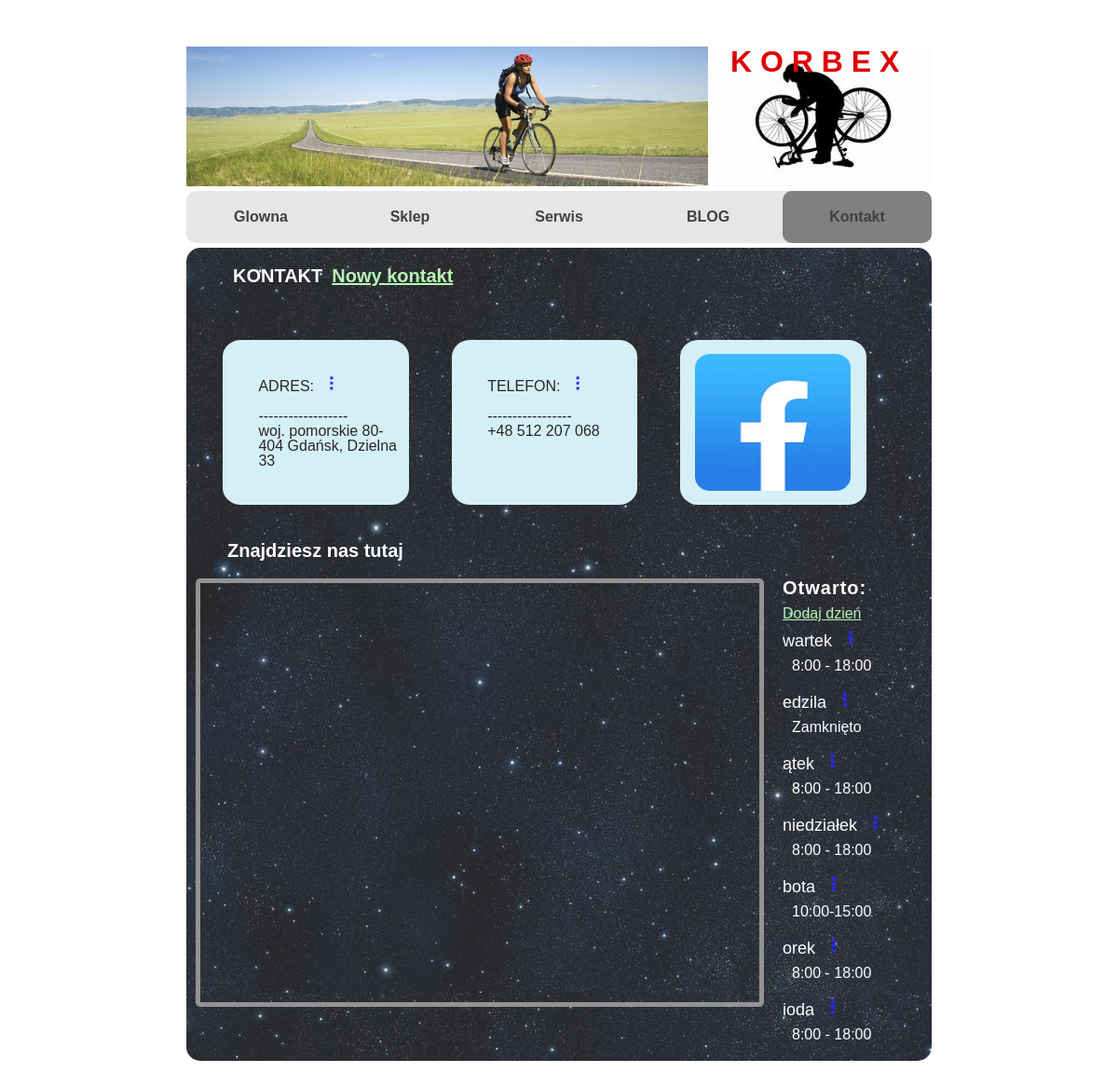
/contact, run on an earlier commit of the app's database.
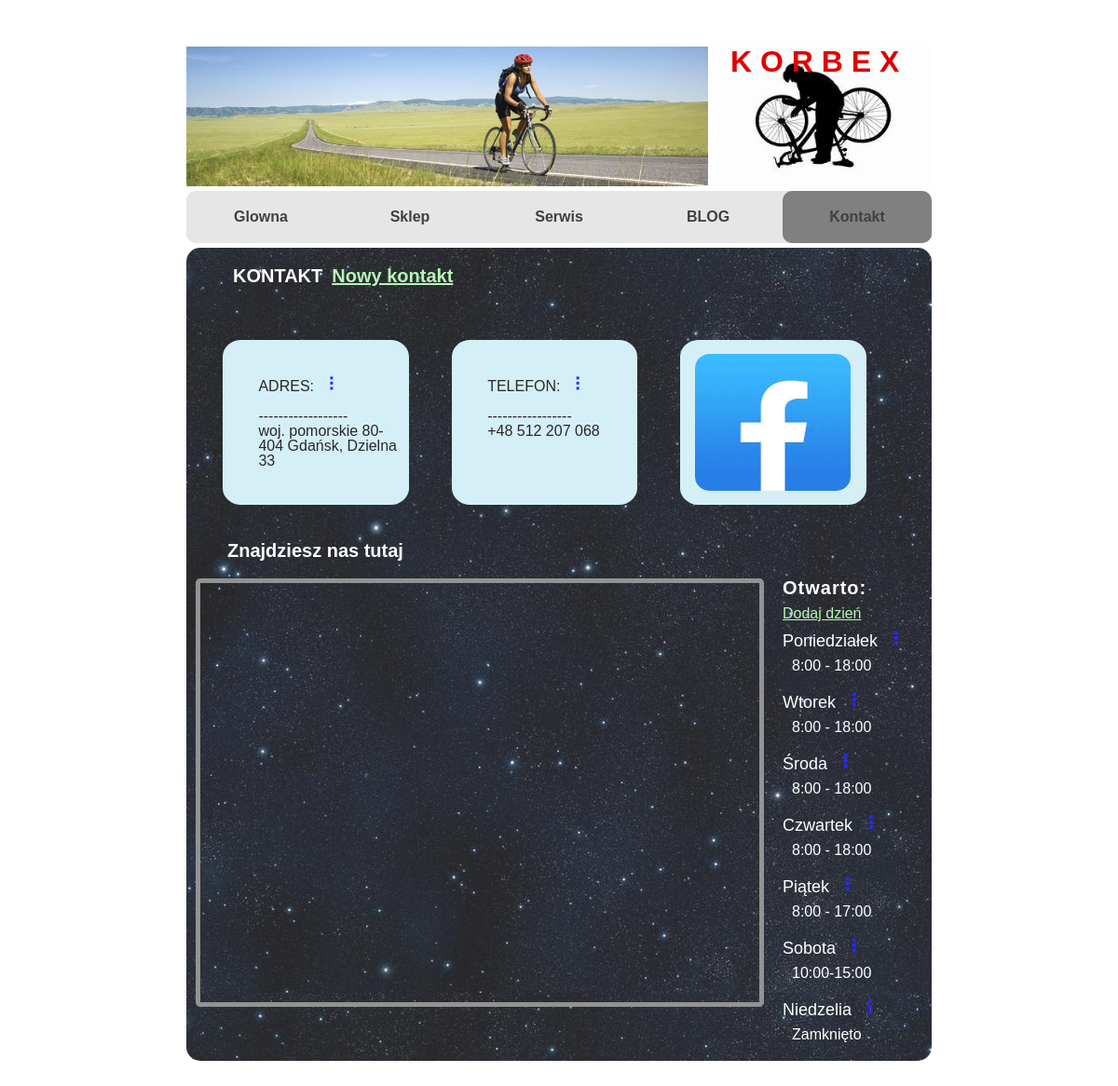
And on a later commit of the database.
### korbex/models.py (models this page shows, shortened)
class ContactData(models.Model):
    address = models.TextField(max_length=200, blank=True)
    telephone = models.CharField(max_length=200, blank=True)
    facebook = models.URLField(verbose_name='facebook', blank=True)

class WorkingHours(models.Model):
    week_day = (
        ('1.Poniedziałek', 'Poniedziałek'),
        ('2.Wtorek', 'Wtorek'),
        ('3.Środa', 'Środa'),
        ('4.Czwartek', 'Czwartek'),
        ('5.Piątek', 'Piątek'),
        ('6.Sobota', 'Sobota'),
        ('7.Niedzelia', 'Niedzelia'),
    )
    working_day = models.CharField(max_length=20, choices=week_day, verbose_name='Dzień tygodnia')
    working_hours = models.CharField(max_length=25, verbose_name='Godziny pracy')

### korbex/views.py (the view)
# urls.py: path('contact', views.contact, name='contact_p'),
def contact(request):
    context = {}
    context['contact_data'] = ContactData.objects.all()
    context['working_hours'] = WorkingHours.objects.all().order_by('working_day')
    return render(request, 'korbex/contact.html', context)

### korbex/templates/korbex/contact.html (shortened to what this page needs)
{% extends './index.html' %}
{% load static %}
{%block contact%}
    active
{%endblock%}
{% block content %}
<div class="content-contact">
    <h3 style="color: white; margin: 20px 50px">KONTAKT<a style="color: #A9F5A9; margin-left: 10px" href="{% url 'contact-data_create' %}">Nowy kontakt</a></h3>
    <div class="allcontact">
		{% for cont in contact_data %}
  	   <div class="onecontact">
  	   			<h2>ADRES:
				   <div class="dropdown">
						<span class="three-dots">&#10247;</span>
					</div>
				</h2>
  	   		<br>------------------
  	   		<br>{{cont.address}}
	   </div>
 	   <div class="onecontact">
		   <h2>TELEFON:
				   <div class="dropdown">
						<span class="three-dots">&#10247;</span>
					</div>
				</h2>
 	   		<br>-----------------
 	   		<br>{{cont.telephone}}
 	   	</div>
 	   <div class="facecontact">
		   <a href="{{cont.facebook}}"><img src="{% static 'images/facebook.jpeg' %}"></a>
 	   </div>
		{% endfor %}
  	</div>
	<h3 style="color: white; padding: 0 3%">Znajdziesz nas tutaj</h3>
  	   <div><iframe src="https://www.google.com/maps/embed?pb=!1m18!1m12!1m3!1d2323.713862522614!2d18.6227143158776
  	   5!3d54.379704980208565!2m3!1f0!2f0!3f0!3m2!1i1024!2i768!4f13.1!3m3!1m2!1s0x46fd74a28c91d1df%3A0xb7843412ea01d
  	   40!2sDzielna%2033%2C%2080-404%20Gda%C5%84sk%2C%20Poland!5e0!3m2!1sen!2sua!4v1607779704127!5m2!1sen!2sua"
					width="600" height="450"  allowfullscreen="" aria-hidden="false" tabindex="0"></iframe></div>
  	   <div class="worktime">
 	   		<ul>
 	   			<li><span>Otwarto:</span></li>
				<li><a style="color: #A9F5A9" href="{% url 'contact-day_create' %}">Dodaj dzień</a></li>
				{%for work in working_hours%}
 	   			<li class="day">{{work.working_day|slice:"2:"}}
					<div class="dropdown">
						<span class="three-dots">&#10247;</span>
					</div>
				</li>
 	   			<li>{{work.working_hours}}</li>
				{% endfor %}
 	   		</ul>
 	   </div>
</div>
{% endblock %}

### korbex/templates/korbex/index.html (shortened to what this page needs)
<!DOCTYPE html>
{% load static %}
<html lang="en">
<head>
    <link rel="stylesheet" href="{% static 'css/reset.css' %}">
    <link rel="stylesheet" href="{% static 'css/style.css' %}">
</head>
<body>
    <div class="container">
        <div class="header">
            <div class="title-block">
                <img src="{% static 'images/stones.jpg' %}" width="100%" height="100%">
            </div>
            <div class="userpic">
                <img src="{% static 'images/service.jpeg' %}"  width="100%" height="100%">
                <h1>K O R B E X</h1>
            </div>
        </div>
        <div class="nav">
            <ul>
                <li class="{%block home%}{%endblock%}"><a href="{% url 'home_p' %}">Glowna</a></li>
                <li class="{%block store%}{%endblock%}"><a href="{% url 'store_p' %}">Sklep</a></li>
                <li class="{%block service%}{%endblock%}"><a href="{% url 'service_p' %}">Serwis</a></li>
                <li class="{%block blog%}{%endblock%}"><a href="{% url 'blog_p' %}">BLOG</a></li>
                <li class="{%block contact%}{%endblock%}"><a href="{% url 'contact_p' %}">Kontakt</a></li>
            </ul>
        </div>
        <div class="content-wrapper">
            {% block content %}
            {% endblock %}
        </div>
    </div>
</body>
</html>

### static/css/style.css (style rules this page uses)
body { background-attachment: fixed; background-height: 100%; background-repeat: no-repeat; font-family: Raleway, sans-serif; background-image: url(https://i.pinimg.com/originals/5f/47/84/5f47840c5ee678b8c16ce80b39d7a0ad.jpg); }
h3 { font-size: 20px; font-weight: bold; margin-bottom: 10px; margin-left: 20px; display: flex; }
.container { width: 800px; min-height: 800px; margin: 0 auto; margin-top: 50px; border-radius: 10px; }
.header { display: flex; height: 150px; border-radius: 10px; }
.title-block { background-size: cover; display: flex; width: 70%; height: 100%; justify-content: center; align-items: center; font-size: 2em; }
.userpic { position: relative; display: flex; height: 100%; width: 30%; }
.userpic h1 { position: absolute; top: 0px; left: 10%; color: #DF0101; font-weight: bold; font-size: 2rem; }
.nav ul { display: flex; background: rgb(230, 230, 230); margin: 5px 0; border-radius: 10px; }
.nav li { width: 20%; border-radius: 10px; }
.active { background-color: grey; border-radius: 10px; }
.nav li a { display: flex; padding: 20px; justify-content: center; text-decoration: none; color: #404040; font-weight: bold; border-radius: 10px; transition: background .5s ease; }
.content-wrapper { display: flex; }
.dropdown { position: relative; display: inline-block; }
.three-dots { margin-left: 10px; font-size: 20px; color: blue; text-align: left; cursor: pointer; }
.content-contact { background: url(../images/stars_sky.jpg); width: 100%; border-radius: 15px; opacity: 0.85; }
.allcontact { display: flex; flex-direction: row; flex-wrap: wrap; box-sizing: border-box; width: 100%; padding: 2%; }
.onecontact { display: flex; flex-direction: column; background-color: #CEECF5; margin: 3%; padding: 5%; padding-right: 1%; height: 100px; width: 20%; border-radius: 10%; }
.facecontact { display: flex; background-color: #CEECF5; margin: 3%; padding: 2%; width: 22%; border-radius: 10%; }
.facecontact img { position: absolute; border-radius: 10%; height: 147px; width: 167px }
.content-contact iframe { margin: 10px; float: left; border-radius: 5px; border: 5px solid grey; }
.worktime { display: flex; color: white; }
.worktime li { margin: 10px; }
.worktime span { font-weight: bold; font-size: 20px; letter-spacing: 1px; }
.day { font-size: 18px; }
.day + li { padding-left: 10px; padding-bottom: 10px; }

What changed in the data, as far as the page shows it:
removed WorkingHours: working_day "wartek", working_hours "8:00 - 18:00"
removed WorkingHours: working_day "edzila", working_hours "Zamknięto"
removed WorkingHours: working_day "ątek", working_hours "8:00 - 18:00"
removed WorkingHours: working_day "niedziałek", working_hours "8:00 - 18:00"
removed WorkingHours: working_day "bota", working_hours "10:00-15:00"
removed WorkingHours: working_day "orek", working_hours "8:00 - 18:00"
removed WorkingHours: working_day "ioda", working_hours "8:00 - 18:00"
added WorkingHours: working_day "Poniedziałek", working_hours "8:00 - 18:00"
added WorkingHours: working_day "Wtorek", working_hours "8:00 - 18:00"
added WorkingHours: working_day "Środa", working_hours "8:00 - 18:00"
added WorkingHours: working_day "Czwartek", working_hours "8:00 - 18:00"
added WorkingHours: working_day "Piątek", working_hours "8:00 - 17:00"
added WorkingHours: working_day "Sobota", working_hours "10:00-15:00"
added WorkingHours: working_day "Niedzelia", working_hours "Zamknięto"
